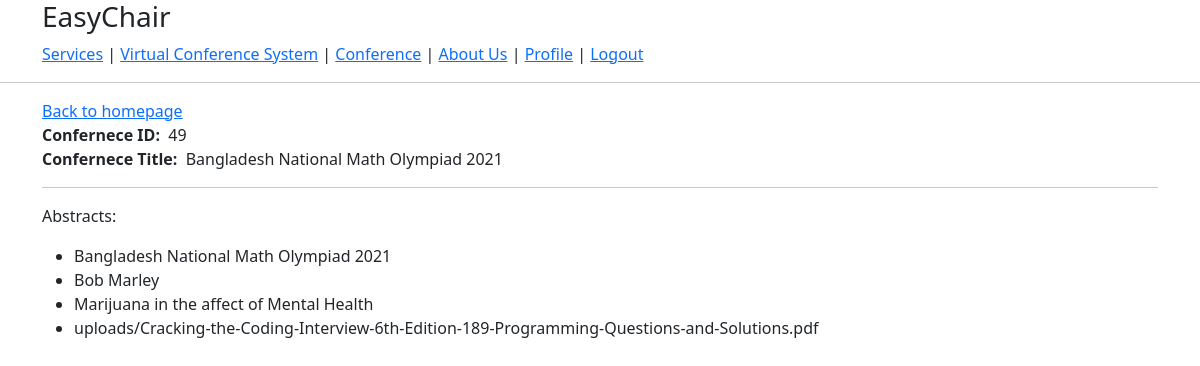
Page /abstract_paper_list/49 (signed in) on the committed database.
### conference/models.py (models this page shows)
class Conference(models.Model):
    Types = [
        ('Conference', 'Conference'),
        ('Journal', 'Journal'),
        ('Book', 'Book'),
    ]
    CITY = [
        ('Amsterdam','Amsterdam'), ('Bengalore','Bengalore'), ('California','California'), ('Chattogram','Chattogram'),
        ('Dhaka',''), ('Delhi','Delhi'), ('Edmonton','Edmonton'), ('Firozabad','Firozabad'), ('Greenville','Greenville'),
        ('Ho Chi Minh City','Ho Chi Minh City'), ('Ibiza','Ibiza'), ('Jessore','Jessore'), ('Kualalampur','Kualalampur'),
        ('Melbourne','Melbourne'), ('New York','New York'), ('Oslo','Oslo'),
    ]
    COUNTRY = [
        ('Australia','Australia'), ('Algeria','Algeria'), ('Bangladesh','Bangladesh'), ('Canada','Canada'),
        ('Denmark','Denmark'), ('England','England'), ('France','France'), ('Germany','Germany'),
        ('Hungary','Hungary'), ('Italy','Italy'), ('Japan','Japan'), ('Kenya','Kenya'),
        ('Luxemburg','Luxemburg'), ('Mexico','Mexico'), ('Norway','Norway'), ('Oman','Oman'),
    ]
    AREAS = [
        ('Human Computer Interaction', 'Human Computer Interaction'),
        ('Gamification','Gamification'),
        ('Emerging Technologies','Emerging Technologies'),
        ('Media','Media'),
        ('Communication Networks','Communication Networks'),
        ('Mobile Computing','Mobile Computing'),
        ('Discourse Analysis','Discourse Analysis'),
        ('STEM Education','STEM Education'),
        ('Artificial Intelligence','Artificial Intelligence'),
        ('Robotics','Robotics'),
        ('Microbiology', 'Microbiology'),
        ('Biochemistry','Biochemistry'),
        ('Mechanic Automation','Mechanic Automation'),
        ('Green Energy','Green Energy'),
        ('Environmental Science','Environmental Science'),
        ('Supply Chain System','Supply Chain System'),
        ('Business Strategy','Business Strategy'),
        ('Literature','Literature'),
        ('Art & Music','Art & Music'),
        ('World Peace & Governance','World Peace & Governance'),
    ]
    type = models.CharField(max_length=20, choices=Types)
    title = models.CharField(max_length=255)
    acronym = models.CharField(max_length=255)
    web_page = models.URLField(max_length=200)
    city = models.CharField(max_length=100, choices=CITY)
    venue = models.CharField(max_length=255)
    country = models.CharField(max_length=100, choices=COUNTRY)
    est_submissions = models.IntegerField()
    first_day = models.DateTimeField(auto_now_add=False, null=True)
    last_day = models.DateTimeField(auto_now_add=False, null=True)
    primary_area = models.CharField(max_length=255, choices=AREAS)
    secondary_area = models.CharField(max_length=250, null=True, choices=AREAS)
    area_notes = models.CharField(max_length=255)
    organizer = models.CharField(max_length=100)
    organizer_webpage = models.URLField(max_length=200)
    def __str__(self):
        return self.title

class AbstractPaper(models.Model):
    conference = models.ForeignKey(Conference, null=True, on_delete=CASCADE)
    author_name = models.CharField(max_length=100)
    paper_title = models.CharField(max_length=255)
    abstract_file = models.FileField(upload_to='uploads/')
    def __str__(self):
        return self.paper_title

### conference/decorators.py (the view)
        def wrapper_func(request, *args, **kwargs):
            group = None
            if request.user.groups.exists():
                group = request.user.groups.all()[0].name
                print(group)
            if group in allowed_roles:
                return view_func(request, *args, **kwargs)
            else:
                return HttpResponse('You are not authorized to access this page!')

### conference/views.py (called while the page is built)
@login_required(login_url='login')
@allowed_users(allowed_roles=['admin','host','reviewer'])
def abstractpaperList(request, id):
    conference = Conference.objects.get(id=id)
    abstractpapers = AbstractPaper.objects.filter(conference__id=id)
    print(abstractpapers)
    context = {'conference': conference, 'abstractpapers': abstractpapers}
    return render(request, 'conference/abstract_paper_list.html', context)

### conference/templates/conference/abstract_paper_list.html (shortened to what this page needs)
<!DOCTYPE html>
<html lang="en">
<head>
</head>
<body>
    {% extends 'navbar.html' %}
    {% block content %}
    <a href="{% url 'index' %}">Back to homepage</a> <br>
    <div>
        <strong>Confernece ID: &nbsp;</strong>{{conference.id}} <br>
        <strong>Confernece Title: &nbsp;</strong>{{conference.title}} <br>
        <hr>
    </div>
    <div>
        <p>Abstracts:</p>
        {% if abstractpapers %}
        {% for abstractpaper in abstractpapers %}
        <ul>
            <li>{{abstractpaper.conference}}</li>
            <li>{{abstractpaper.author_name}}</li>
            <li>{{abstractpaper.paper_title}}</li>
            <li>{{abstractpaper.abstract_file}}</li>
        </ul>
        {% endfor %}
        {% endif %}
    </div>
    {% endblock %}

### rows in the picture
Conference: id "49", title "Bangladesh National Math Olympiad 2021"
AbstractPaper: conference "Bangladesh National Math Olympiad 2021", author_name "Bob Marley", paper_title "Marijuana in the affect of Mental Health", abstract_file "uploads/Cracking-the-Coding-Interview-6th-Edition-189-Programming-Questions-and-Solutions.pdf"
